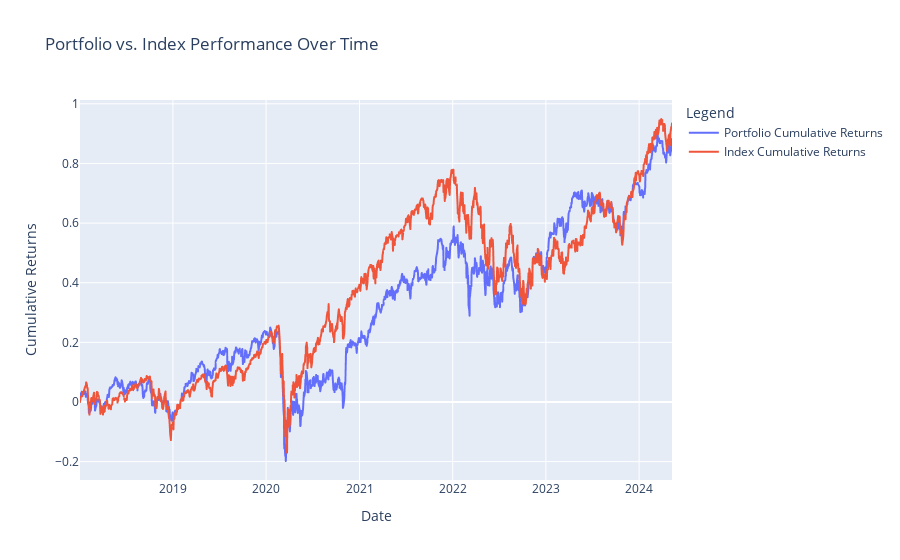

Here is the notebook cell this chart was saved with:
### Code cell
# Create a DataFrame for plotting
plot_df = pd.DataFrame({
    'Date': cumulative_returns_df.index,
    'Portfolio Cumulative Returns': cumulative_returns_df.values,
    'Index Cumulative Returns': index_cumulative_returns.values
})

# Plot the performance of the portfolio and the index over time
fig = px.line(plot_df, x='Date', y=['Portfolio Cumulative Returns', 'Index Cumulative Returns'],
              title='Portfolio vs. Index Performance Over Time',
              labels={'value': 'Cumulative Returns', 'variable': 'Legend'})

fig.show()

### Figure 1 — Plotly figure (JSON) as saved in the notebook; plotly's stock layout.template omitted (floating-point values rounded to 4 significant figures; data arrays with more than 128 entries replaced by an {"elided": "..."} marker saying what was removed)
{"data": [{"hovertemplate": "Legend=Portfolio Cumulative Returns<br>Date=%{x}<br>Cumulative Returns=%{y}<extra></extra>", "legendgroup": "Portfolio Cumulative Returns", "line": {"color": "#636efa", "dash": "solid"}, "marker": {"symbol": "circle"}, "mode": "lines", "name": "Portfolio Cumulative Returns", "showlegend": true, "type": "scattergl", "x": {"elided": "1643 str values"}, "xaxis": "x", "y": {"elided": "1643 float values"}, "yaxis": "y"}, {"hovertemplate": "Legend=Index Cumulative Returns<br>Date=%{x}<br>Cumulative Returns=%{y}<extra></extra>", "legendgroup": "Index Cumulative Returns", "line": {"color": "#EF553B", "dash": "solid"}, "marker": {"symbol": "circle"}, "mode": "lines", "name": "Index Cumulative Returns", "showlegend": true, "type": "scattergl", "x": {"elided": "1643 str values"}, "xaxis": "x", "y": {"elided": "1643 float values"}, "yaxis": "y"}], "layout": {"autosize": true, "legend": {"title": {"text": "Legend"}, "tracegroupgap": 0}, "title": {"text": "Portfolio vs. Index Performance Over Time"}, "xaxis": {"anchor": "y", "autorange": true, "domain": [0, 1], "range": ["2018-01-02", "2024-05-09"], "title": {"text": "Date"}, "type": "date"}, "yaxis": {"anchor": "x", "autorange": true, "domain": [0, 1], "range": [-0.2616, 1.013], "title": {"text": "Cumulative Returns"}, "type": "linear"}}}
